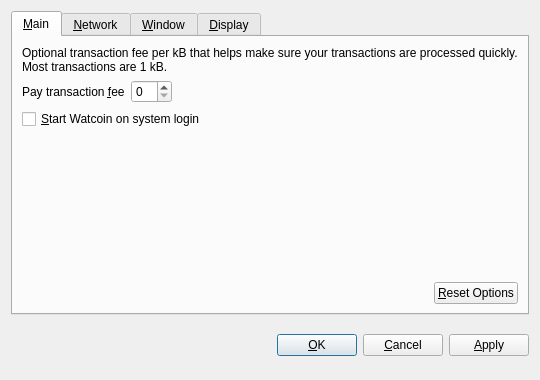
<?xml version="1.0" encoding="UTF-8"?>
<ui version="4.0">
 <class>OptionsDialog</class>
 <widget class="QDialog" name="OptionsDialog">
  <property name="geometry">
   <rect>
    <x>0</x>
    <y>0</y>
    <width>540</width>
    <height>380</height>
   </rect>
  </property>
  <property name="windowTitle">
   <string>Options</string>
  </property>
  <property name="modal">
   <bool>true</bool>
  </property>
  <layout class="QVBoxLayout" name="verticalLayout">
   <item>
    <widget class="QTabWidget" name="tabWidget">
     <property name="tabPosition">
      <enum>QTabWidget::North</enum>
     </property>
     <property name="currentIndex">
      <number>0</number>
     </property>
     <widget class="QWidget" name="tabMain">
      <attribute name="title">
       <string>&amp;Main</string>
      </attribute>
      <layout class="QVBoxLayout" name="verticalLayout_Main">
       <item>
        <widget class="QLabel" name="transactionFeeInfoLabel">
         <property name="text">
          <string>Optional transaction fee per kB that helps make sure your transactions are processed quickly. Most transactions are 1 kB.</string>
         </property>
         <property name="textFormat">
          <enum>Qt::PlainText</enum>
         </property>
         <property name="wordWrap">
          <bool>true</bool>
         </property>
        </widget>
       </item>
       <item>
        <layout class="QHBoxLayout" name="horizontalLayout_1_Main">
         <item>
          <widget class="QLabel" name="transactionFeeLabel">
           <property name="text">
            <string>Pay transaction &amp;fee</string>
           </property>
           <property name="textFormat">
            <enum>Qt::PlainText</enum>
           </property>
           <property name="buddy">
            <cstring>transactionFee</cstring>
           </property>
          </widget>
         </item>
         <item>
          <widget class="BitcoinAmountField" name="transactionFee"/>
         </item>
         <item>
          <spacer name="horizontalSpacer_1_Main">
           <property name="orientation">
            <enum>Qt::Horizontal</enum>
           </property>
           <property name="sizeHint" stdset="0">
            <size>
             <width>40</width>
             <height>20</height>
            </size>
           </property>
          </spacer>
         </item>
        </layout>
       </item>
       <item>
        <widget class="QCheckBox" name="bitcoinAtStartup">
         <property name="toolTip">
          <string>Automatically start Watcoin after logging in to the system.</string>
         </property>
         <property name="text">
          <string>&amp;Start Watcoin on system login</string>
         </property>
        </widget>
       </item>
       <item>
        <spacer name="verticalSpacer_Main">
         <property name="orientation">
          <enum>Qt::Vertical</enum>
         </property>
         <property name="sizeHint" stdset="0">
          <size>
           <width>20</width>
           <height>40</height>
          </size>
         </property>
        </spacer>
       </item>
       <item>
        <layout class="QHBoxLayout" name="horizontalLayout_2_Main">
         <item>
          <spacer name="horizontalSpacer_2_Main">
           <property name="orientation">
            <enum>Qt::Horizontal</enum>
           </property>
           <property name="sizeHint" stdset="0">
            <size>
             <width>40</width>
             <height>20</height>
            </size>
           </property>
          </spacer>
         </item>
         <item>
          <widget class="QPushButton" name="resetButton">
           <property name="toolTip">
            <string>Reset all client options to default.</string>
           </property>
           <property name="text">
            <string>&amp;Reset Options</string>
           </property>
           <property name="autoDefault">
            <bool>false</bool>
           </property>
          </widget>
         </item>
        </layout>
       </item>
      </layout>
     </widget>
     <widget class="QWidget" name="tabNetwork">
      <attribute name="title">
       <string>&amp;Network</string>
      </attribute>
      <layout class="QVBoxLayout" name="verticalLayout_Network">
       <item>
        <widget class="QCheckBox" name="mapPortUpnp">
         <property name="toolTip">
          <string>Automatically open the Watcoin client port on the router. This only works when your router supports UPnP and it is enabled.</string>
         </property>
         <property name="text">
          <string>Map port using &amp;UPnP</string>
         </property>
        </widget>
       </item>
       <item>
        <widget class="QCheckBox" name="connectSocks">
         <property name="toolTip">
          <string>Connect to the Watcoin network through a SOCKS proxy (e.g. when connecting through Tor).</string>
         </property>
         <property name="text">
          <string>&amp;Connect through SOCKS proxy:</string>
         </property>
        </widget>
       </item>
       <item>
        <layout class="QHBoxLayout" name="horizontalLayout_Network">
         <item>
          <widget class="QLabel" name="proxyIpLabel">
           <property name="text">
            <string>Proxy &amp;IP:</string>
           </property>
           <property name="textFormat">
            <enum>Qt::PlainText</enum>
           </property>
           <property name="buddy">
            <cstring>proxyIp</cstring>
           </property>
          </widget>
         </item>
         <item>
          <widget class="QValidatedLineEdit" name="proxyIp">
           <property name="maximumSize">
            <size>
             <width>140</width>
             <height>16777215</height>
            </size>
           </property>
           <property name="toolTip">
            <string>IP address of the proxy (e.g. 127.0.0.1)</string>
           </property>
          </widget>
         </item>
         <item>
          <widget class="QLabel" name="proxyPortLabel">
           <property name="text">
            <string>&amp;Port:</string>
           </property>
           <property name="textFormat">
            <enum>Qt::PlainText</enum>
           </property>
           <property name="buddy">
            <cstring>proxyPort</cstring>
           </property>
          </widget>
         </item>
         <item>
          <widget class="QLineEdit" name="proxyPort">
           <property name="maximumSize">
            <size>
             <width>55</width>
             <height>16777215</height>
            </size>
           </property>
           <property name="toolTip">
            <string>Port of the proxy (e.g. 9050)</string>
           </property>
          </widget>
         </item>
         <item>
          <widget class="QLabel" name="socksVersionLabel">
           <property name="text">
            <string>SOCKS &amp;Version:</string>
           </property>
           <property name="textFormat">
            <enum>Qt::PlainText</enum>
           </property>
           <property name="buddy">
            <cstring>socksVersion</cstring>
           </property>
          </widget>
         </item>
         <item>
          <widget class="QValueComboBox" name="socksVersion">
           <property name="toolTip">
            <string>SOCKS version of the proxy (e.g. 5)</string>
           </property>
          </widget>
         </item>
         <item>
          <spacer name="horizontalSpacer_Network">
           <property name="orientation">
            <enum>Qt::Horizontal</enum>
           </property>
           <property name="sizeHint" stdset="0">
            <size>
             <width>40</width>
             <height>20</height>
            </size>
           </property>
          </spacer>
         </item>
        </layout>
       </item>
       <item>
        <spacer name="verticalSpacer_Network">
         <property name="orientation">
          <enum>Qt::Vertical</enum>
         </property>
         <property name="sizeHint" stdset="0">
          <size>
           <width>20</width>
           <height>40</height>
          </size>
         </property>
        </spacer>
       </item>
      </layout>
     </widget>
     <widget class="QWidget" name="tabWindow">
      <attribute name="title">
       <string>&amp;Window</string>
      </attribute>
      <layout class="QVBoxLayout" name="verticalLayout_Window">
       <item>
        <widget class="QCheckBox" name="minimizeToTray">
         <property name="toolTip">
          <string>Show only a tray icon after minimizing the window.</string>
         </property>
         <property name="text">
          <string>&amp;Minimize to the tray instead of the taskbar</string>
         </property>
        </widget>
       </item>
       <item>
        <widget class="QCheckBox" name="minimizeOnClose">
         <property name="toolTip">
          <string>Minimize instead of exit the application when the window is closed. When this option is enabled, the application will be closed only after selecting Quit in the menu.</string>
         </property>
         <property name="text">
          <string>M&amp;inimize on close</string>
         </property>
        </widget>
       </item>
       <item>
        <spacer name="verticalSpacer_Window">
         <property name="orientation">
          <enum>Qt::Vertical</enum>
         </property>
         <property name="sizeHint" stdset="0">
          <size>
           <width>20</width>
           <height>40</height>
          </size>
         </property>
        </spacer>
       </item>
      </layout>
     </widget>
     <widget class="QWidget" name="tabDisplay">
      <attribute name="title">
       <string>&amp;Display</string>
      </attribute>
      <layout class="QVBoxLayout" name="verticalLayout_Display">
       <item>
        <layout class="QHBoxLayout" name="horizontalLayout_1_Display">
         <item>
          <widget class="QLabel" name="langLabel">
           <property name="text">
            <string>User Interface &amp;language:</string>
           </property>
           <property name="textFormat">
            <enum>Qt::PlainText</enum>
           </property>
           <property name="buddy">
            <cstring>lang</cstring>
           </property>
          </widget>
         </item>
         <item>
          <widget class="QValueComboBox" name="lang">
           <property name="toolTip">
            <string>The user interface language can be set here. This setting will take effect after restarting Watcoin.</string>
           </property>
          </widget>
         </item>
        </layout>
       </item>
       <item>
        <layout class="QHBoxLayout" name="horizontalLayout_2_Display">
         <item>
          <widget class="QLabel" name="unitLabel">
           <property name="text">
            <string>&amp;Unit to show amounts in:</string>
           </property>
           <property name="textFormat">
            <enum>Qt::PlainText</enum>
           </property>
           <property name="buddy">
            <cstring>unit</cstring>
           </property>
          </widget>
         </item>
         <item>
          <widget class="QValueComboBox" name="unit">
           <property name="toolTip">
            <string>Choose the default subdivision unit to show in the interface and when sending coins.</string>
           </property>
          </widget>
         </item>
        </layout>
       </item>
       <item>
        <widget class="QCheckBox" name="displayAddresses">
         <property name="toolTip">
          <string>Whether to show Watcoin addresses in the transaction list or not.</string>
         </property>
         <property name="text">
          <string>&amp;Display addresses in transaction list</string>
         </property>
        </widget>
       </item>
       <item>
        <widget class="QCheckBox" name="coinControlFeatures">
         <property name="toolTip">
          <string>Whether to show coin control features or not.</string>
         </property>
         <property name="text">
          <string>Display coin &amp;control features (experts only!)</string>
         </property>
        </widget>
       </item>
       <item>
        <spacer name="verticalSpacer_Display">
         <property name="orientation">
          <enum>Qt::Vertical</enum>
         </property>
         <property name="sizeHint" stdset="0">
          <size>
           <width>20</width>
           <height>40</height>
          </size>
         </property>
        </spacer>
       </item>
      </layout>
     </widget>
    </widget>
   </item>
   <item>
    <layout class="QHBoxLayout" name="horizontalLayout_Buttons">
     <item>
      <spacer name="horizontalSpacer_1">
       <property name="orientation">
        <enum>Qt::Horizontal</enum>
       </property>
       <property name="sizeHint" stdset="0">
        <size>
         <width>40</width>
         <height>48</height>
        </size>
       </property>
      </spacer>
     </item>
     <item>
      <widget class="QLabel" name="statusLabel">
       <property name="font">
        <font>
         <weight>75</weight>
         <bold>true</bold>
        </font>
       </property>
       <property name="text">
        <string/>
       </property>
       <property name="textFormat">
        <enum>Qt::PlainText</enum>
       </property>
       <property name="wordWrap">
        <bool>true</bool>
       </property>
      </widget>
     </item>
     <item>
      <spacer name="horizontalSpacer_2">
       <property name="orientation">
        <enum>Qt::Horizontal</enum>
       </property>
       <property name="sizeHint" stdset="0">
        <size>
         <width>40</width>
         <height>48</height>
        </size>
       </property>
      </spacer>
     </item>
     <item>
      <widget class="QPushButton" name="okButton">
       <property name="text">
        <string>&amp;OK</string>
       </property>
      </widget>
     </item>
     <item>
      <widget class="QPushButton" name="cancelButton">
       <property name="text">
        <string>&amp;Cancel</string>
       </property>
       <property name="autoDefault">
        <bool>false</bool>
       </property>
      </widget>
     </item>
     <item>
      <widget class="QPushButton" name="applyButton">
       <property name="text">
        <string>&amp;Apply</string>
       </property>
       <property name="autoDefault">
        <bool>false</bool>
       </property>
      </widget>
     </item>
    </layout>
   </item>
  </layout>
 </widget>
 <customwidgets>
  <customwidget>
   <class>BitcoinAmountField</class>
   <extends>QSpinBox</extends>
   <header>bitcoinamountfield.h</header>
  </customwidget>
  <customwidget>
   <class>QValueComboBox</class>
   <extends>QComboBox</extends>
   <header>qvaluecombobox.h</header>
  </customwidget>
  <customwidget>
   <class>QValidatedLineEdit</class>
   <extends>QLineEdit</extends>
   <header>qvalidatedlineedit.h</header>
  </customwidget>
 </customwidgets>
 <resources/>
 <connections/>
</ui>
